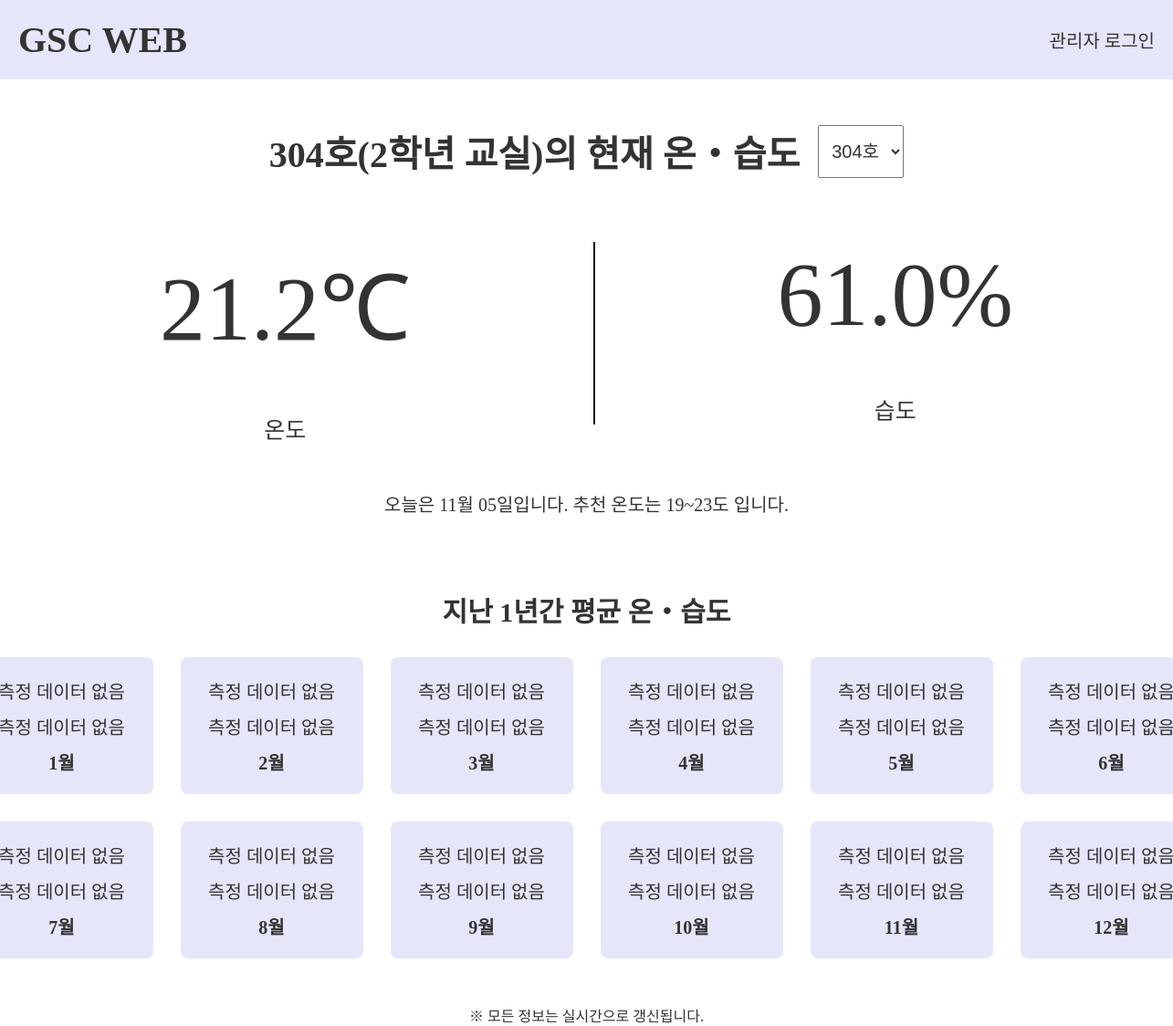
Page /temp/ on the earlier database version.
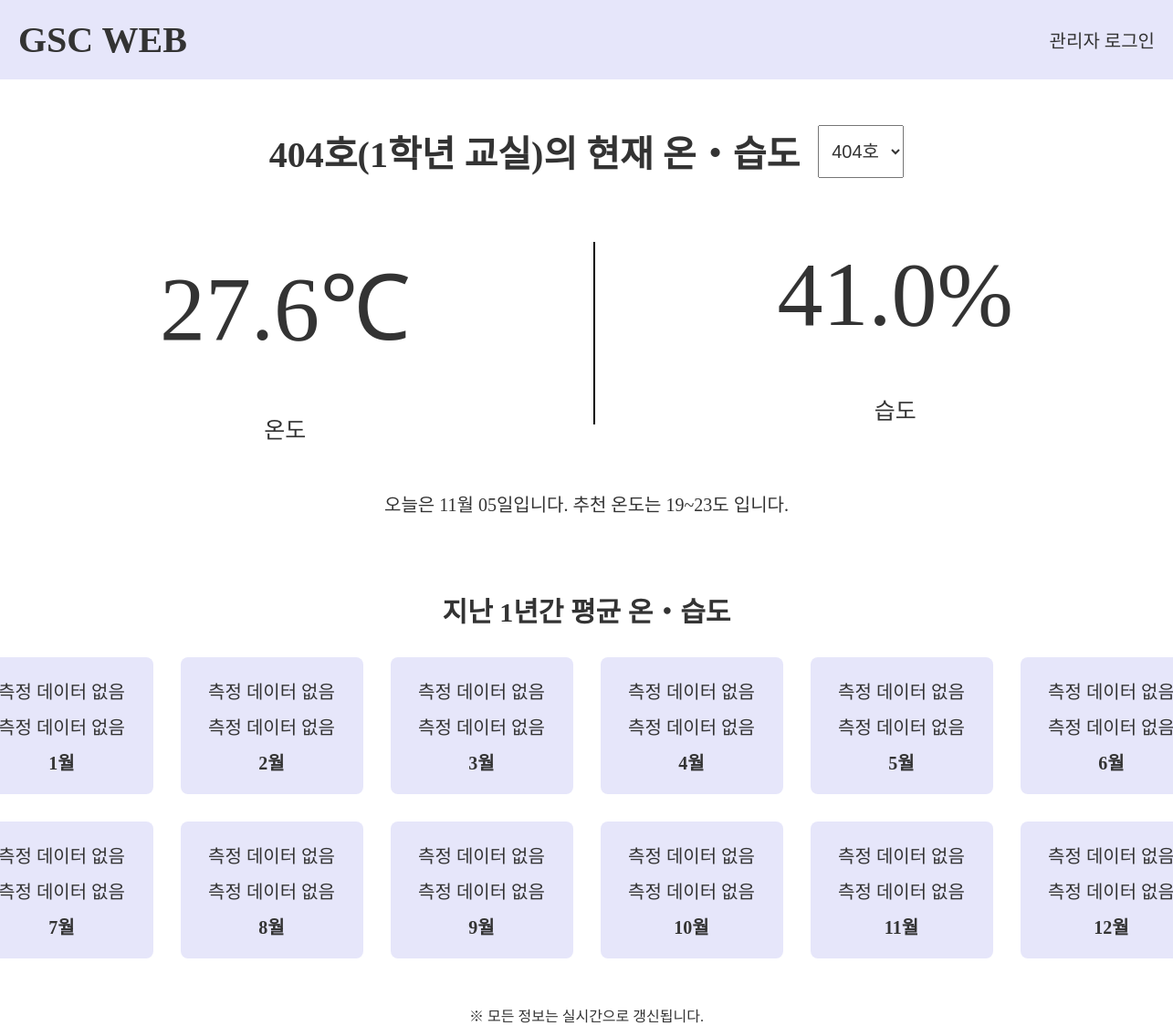
Same page on the later database version.
### app/models.py (models this page shows)
class Locations(db.Model) :
    location = db.Column(db.String(200), primary_key=True, nullable=False)
    readings = db.relationship('SensorDatas', backref=db.backref('location_info'), cascade='all, delete-orphan')
    month_readings = db.relationship('MonthDatas', backref=db.backref('location_month_avg'), cascade='all, delete-orphan')
    purpose = db.Column(db.String(200), nullable=True)

class SensorDatas(db.Model):
    id = db.Column(db.Integer, primary_key=True)
    location = db.Column(db.String(200), db.ForeignKey('locations.location', ondelete='CASCADE'),nullable=False)
    temp = db.Column(db.Numeric(4,1), nullable=False)
    humi = db.Column(db.Numeric(4,1), nullable=False)
    record_date = db.Column(db.DateTime(), nullable=False, default=lambda: datetime.now(timezone.utc))

class Recommend(db.Model) :
    month = db.Column(db.Integer, primary_key=True, nullable=False)
    recommend_temp = db.Column(db.String(200), nullable=False)

### app/views/temp_views.py (the view)
@bp.route('/')
def show() :
    location_list = Locations.query.order_by(Locations.location).all()
    unassigned_locations = Locations.query.filter(or_(Locations.purpose == None, Locations.purpose == '')).order_by(Locations.location).all()
    if not location_list :
        return render_template('404.html')
    default_location = location_list[0].location
    selected_location = request.args.get('location', default=default_location, type=str)
    selected_location_obj = None
    for loc in location_list :
        if loc.location == selected_location :
            selected_location_obj = loc
            break
    if not selected_location_obj :
        selected_location_obj = location_list[0]
        selected_location = selected_location_obj.location
    purpose = selected_location_obj.purpose or "목적 미지정"
    latest_reading = SensorDatas.query.filter_by(location=selected_location).order_by(desc(SensorDatas.record_date)).first()
    temp = latest_reading.temp
    humi = latest_reading.humi
    kst = pytz.timezone('Asia/Seoul')
    now_kst = datetime.now(kst)
    current_date_kst = now_kst.strftime("%m월 %d일")
    current_month = now_kst.month
    recommend_temp = Recommend.query.filter_by(month=current_month).first().recommend_temp
    month_data_list = []
    if selected_location :
        month_data_list = MonthDatas.query.filter_by(location=selected_location).order_by(MonthDatas.month).all()
    month_data_dict = {data.month : data for data in month_data_list}
    return render_template(
        'temp_page.html',
        location_list=location_list,
        selected_location=selected_location,
        unassigned_locations=unassigned_locations,
        purpose=purpose,
        temp=temp,
        humi=humi,
        month_data_dict=month_data_dict,
        current_date=current_date_kst,
        recommend_temp=recommend_temp
    )

### app/views/login_views.py (called while the page is built)
@bp.before_app_request
def load_logged_in_admin() :
    admin_id = session.get('admin_id')
    if admin_id is None :
        g.admin = None
    else :
        g.admin = Admins.query.get(admin_id)

### app/templates/temp_page.html (shortened to what this page needs)
{% extends 'base.html' %}
{% block content %}
<h1 class="page-info">
    <p>{{ selected_location }}({{ purpose }})의 현재 온・습도</p>
    <select id="location-select" class="select-bar">
        {% for location in location_list %}
        <option value="{{ location.location }}" {% if location.location==selected_location %}selected{% endif %}>
            {{ location.location }}
        </option>
        {% endfor %}
    </select>
</h1>
<div class="temp-page">
    <div class="real-time-data">
        <div class="temp">
            <p class="numerical-data" id="current-temp">{{ temp }}℃</p>
            <p>온도</p>
        </div>
        <div class="vertical"></div>
        <div class="humi">
            <p class="numerical-data" id="current-humi">{{ humi }}%</p>
            <p>습도</p>
        </div>
    </div>
    <p id="recommend-temp">오늘은 {{ current_date }}입니다. 추천 온도는 {{ recommend_temp }}도 입니다.</p>
    <div class="month-datas">
        <h2>지난 1년간 평균 온・습도</h2>
        <div class="month-data-box" id="month-data-container">
            {% for i in range(1,13) %}
            <div class="month-box">
                {% set month_data = month_data_dict.get(i) %}
                {% if month_data %}
                <p>평균 온도 : {{ month_data.avg_temp | round(1) }}℃</p>
                <p>평균 습도 : {{ month_data.avg_humi | round(1) }}%</p>
                {% else %}
                <p>측정 데이터 없음</p>
                <p>측정 데이터 없음</p>
                {% endif %}
                <p style="font-weight: bold;">{{ i }}월</p>
            </div>
            {% endfor %}
        </div>
    </div>
    <p>※ 모든 정보는 실시간으로 갱신됩니다.</p>
</div>
{% endblock %}

### app/templates/base.html (shortened to what this page needs)
<!DOCTYPE html>
<html>
<head>
    <link rel="stylesheet" href="{{ url_for('static', filename='css/common.css') }}">
    <link rel="stylesheet" href="{{ url_for('static', filename='css/introduce.css') }}">
    <link rel="stylesheet" href="{{ url_for('static', filename='css/login.css') }}">
    <link rel="stylesheet" href="{{ url_for('static', filename='css/main.css') }}">
    <link rel="stylesheet" href="{{ url_for('static', filename='css/navbar.css') }}">
    <link rel="stylesheet" href="{{ url_for('static', filename='css/temp_page.css') }}">
    <link rel="stylesheet" href="{{ url_for('static', filename='css/time_table.css') }}">
    <link rel="stylesheet" href="{{ url_for('static', filename='css/cleaning.css') }}">
</head>
<body>
    {% include "navbar.html" %}
    {% block content %}
    {% endblock %}
</body>
</html>

### app/templates/navbar.html
<nav class="navbar">
    <a id="navbar-brand" href="{{ url_for('main.main') }}">GSC WEB</a>
    {% if g.admin %}
    <div id="logined">
        <p id="admin-name">{{ g.admin.name }}</p>
        <a id="navbar-logout" href="{{ url_for('login.logout', next=request.full_path) }}">로그아웃</a>
    </div>
    {% else %}
    <a id="navbar-login" href="{{ url_for('login.login', next=request.full_path) }}">관리자 로그인</a>
    {% endif %}
</nav>

### app/static/css/common.css (style rules this page uses)
* { margin: 0; padding: 0; color: #333333; }
.page-info { display: flex; justify-content: center; text-align: center; font-size: 40px; margin-top: 50px; color: #333333; gap: 20px; }
.select-bar { font-size: 20px; vertical-align: middle; padding: 10px; }

### app/static/css/navbar.css (style rules this page uses)
.navbar { display: flex; justify-content: space-between; padding: 20px; align-items: center; background-color: #E6E6FA; }
.navbar a { text-decoration: none; }
#navbar-brand { font-size: 40px; font-weight: bold; }
#navbar-login { font-size: 20px }

### app/static/css/temp_page.css (style rules this page uses)
.temp-page { margin-top: 70px; display: flex; justify-content: center; align-items: center; flex-direction: column; gap: 50px; }
.real-time-data { display: flex; justify-content: center; align-items: flex-start; text-align: center; gap: 200px; font-size: 25px; }
.numerical-data { font-size: 100px; margin-bottom: 50px; }
.vertical { border-left: 2px solid black; height: 200px; }
#recommend-temp { font-size: 20px; }
.month-datas { margin-top: 30px; text-align: center; display: flex; flex-direction: column; gap: 30px; }
.month-datas h2 { font-size: 30px; }
.month-data-box { display: grid; gap: 30px; grid-template-columns: repeat(6, 1fr); }
.month-box { background-color: #E6E6FA; border-radius: 8px; text-align: center; width: 200px; height: 150px; font-size: 20px; display: flex; flex-direction: column; justify-content: center; align-items: center; gap: 10px; }

Differences in the rows shown:
removed Locations: location "304호", purpose "2학년 교실"
no longer on this page (row edited): SensorDatas: temp "21.2", humi "61.0"
now on this page (row edited): Locations: location "404호", purpose "1학년 교실"
added SensorDatas: temp "27.6", humi "41.0"
Other differences:
form field value: "304호" → "404호"
